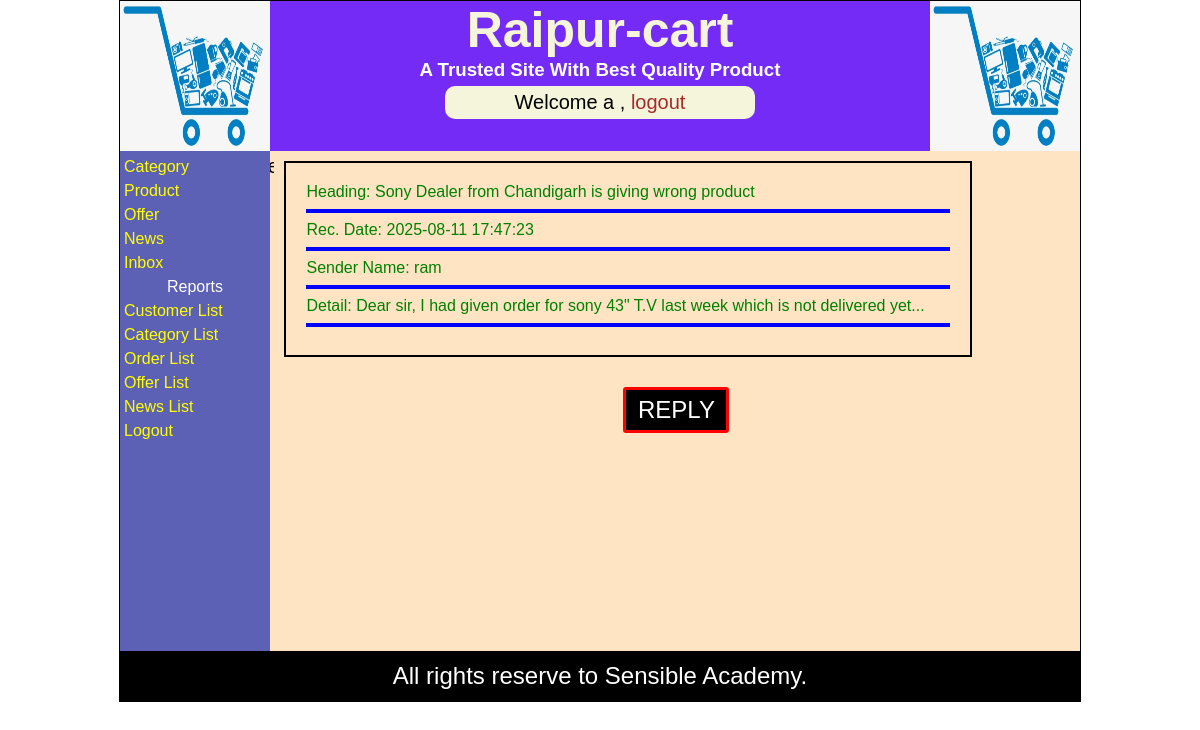
The page /mssgDetail.php?nid=1 (signed in) on the database its author committed.
### tables this page shows
CREATE TABLE IF NOT EXISTS `message_info` (
  `msg_id` int(11) NOT NULL AUTO_INCREMENT,
  `msg_heading` text NOT NULL,
  `msg_detail` text NOT NULL,
  `sender_name` varchar(30) NOT NULL,
  `receiver_name` varchar(30) NOT NULL,
  `sent_date` datetime NOT NULL,
  PRIMARY KEY (`msg_id`)
);

### mssgDetail.php (the view, shortened to what this page needs)
</style><?php @session_start();
if(isset($_SESSION['uname']) && $_SESSION['utype']=='admin')
{
include("header.php");
?>
<html>
    <head>
    </head>
<div id='container'>
<div id="adminContainer">
  <div id='leftAdmin'>
    <?php
       include('adminMenu.php');
    ?>
  </div>
  <div id='rightAdmin'>
        <div style="width:80%; margin:10px; padding:20px; border:2px solid black; color:green;">
   <?php
   $id=$_REQUEST["nid"];
    include("dbconnect.php");
   $rs=mysqli_query($con,"select * from message_info where msg_id='$id' order by sent_date desc");
   $row=mysqli_fetch_array($rs);
            $hd=$row["msg_heading"];
            $sn=$row["sender_name"];
            $dt=$row["sent_date"];
             $dtl=$row["msg_detail"];
            echo("Heading: ".$hd);
            echo("<hr>");
            echo("Rec. Date: ".$dt);
            echo("<hr>");
            echo("Sender Name: ".$sn);
            echo("<hr>");
            echo("Detail: ".$dtl);
            echo("<hr>");
   ?>
</div>
<div id="replybtn">
    <a href='replyFormByAdmin.php?usr=<?=$sn?>'>REPLY</a>
</div>
  </div>
</div>
</div>
<?php
  include("footer.php");
        }else
{
  header("location:loginForm.php");
}
?>
</html>

### styles.css (style rules this page uses)
body { margin:0px; padding:0px; font-family: Verdana, Geneva, Tahoma, sans-serif; }
a { text-decoration: none; }
#adminContainer { width: 100%; background-color:bisque; min-height: 500px; }
#leftAdmin { width: 150px; min-height: 500px; background-color:#5C61B5; color:white; display: inline-block; vertical-align: top; }
#rightAdmin { vertical-align: top; width: 804px; min-height: 500px; background-color: bisque; color:white; display: inline-block; }
#replybtn { width:100px; height:40px; background-color:black; color:white; font-size:24px; margin:30px auto; border-radius:3px; border:3px solid red; line-height:40px; display: block; }
#replybtn a { line-height:40px; text-align:center; display:block; color:white; text-decoration:none; }

### mssgDetail.php (style rules this page uses)
hr { border:2px solid blue; }

### rows shown on the page
message_info: msg_heading "Sony Dealer from Chandigarh is giving wrong product", sent_date "2025-08-11 17:47:23", sender_name "ram", msg_detail "Dear sir, I had given order for sony 43\" T.V last week which is not delivered yet..."

### other values the page prints
$_SESSION["uname"] "a"
